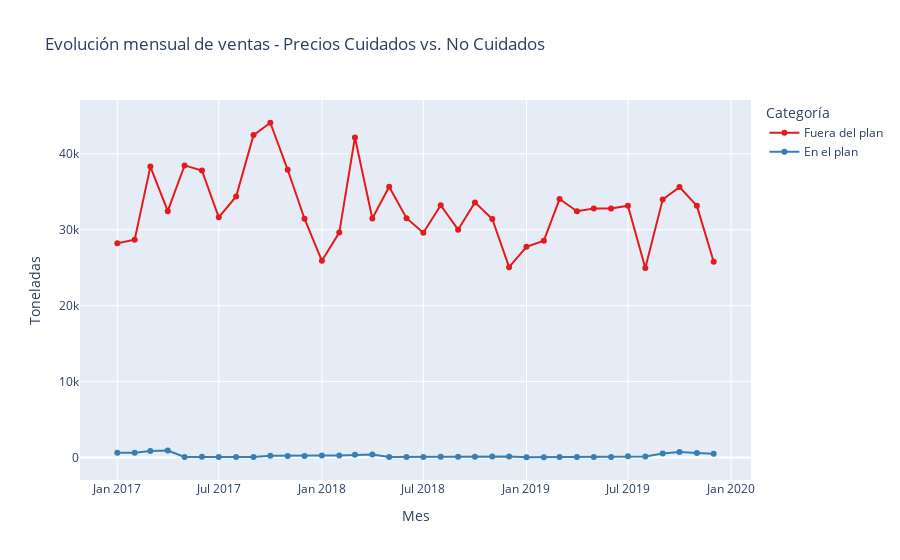

The notebook cell saved with this chart:
### Code cell
import plotly.express as px

df_plan['plan'] = df_plan['plan'].astype(str)  # Asegurá tipo string

fig = px.line(
    df_plan,
    x='periodo',
    y='tn',
    color='plan',
    markers=True,
    title='Evolución mensual de ventas - Precios Cuidados vs. No Cuidados',
    labels={'tn': 'Ventas (tn)', 'periodo': 'Fecha', 'plan': 'Categoría'},
    color_discrete_sequence=px.colors.qualitative.Set1
)

fig.update_layout(
    xaxis=dict(title='Mes'),
    yaxis=dict(title='Toneladas'),
    hovermode='x unified'
)

fig.show()

### Figure 1 — Plotly figure (JSON) as saved in the notebook; plotly's stock layout.template omitted (floating-point values rounded to 4 significant figures)
{"data": [{"hovertemplate": "Categoría=Fuera del plan<br>Fecha=%{x}<br>Ventas (tn)=%{y}<extra></extra>", "legendgroup": "Fuera del plan", "line": {"color": "rgb(228,26,28)", "dash": "solid"}, "marker": {"symbol": "circle"}, "mode": "lines+markers", "name": "Fuera del plan", "orientation": "v", "showlegend": true, "type": "scatter", "x": ["2017-01-01T00:00:00", "2017-02-01T00:00:00", "2017-03-01T00:00:00", "2017-04-01T00:00:00", "2017-05-01T00:00:00", "2017-06-01T00:00:00", "2017-07-01T00:00:00", "2017-08-01T00:00:00", "2017-09-01T00:00:00", "2017-10-01T00:00:00", "2017-11-01T00:00:00", "2017-12-01T00:00:00", "2018-01-01T00:00:00", "2018-02-01T00:00:00", "2018-03-01T00:00:00", "2018-04-01T00:00:00", "2018-05-01T00:00:00", "2018-06-01T00:00:00", "2018-07-01T00:00:00", "2018-08-01T00:00:00", "2018-09-01T00:00:00", "2018-10-01T00:00:00", "2018-11-01T00:00:00", "2018-12-01T00:00:00", "2019-01-01T00:00:00", "2019-02-01T00:00:00", "2019-03-01T00:00:00", "2019-04-01T00:00:00", "2019-05-01T00:00:00", "2019-06-01T00:00:00", "2019-07-01T00:00:00", "2019-08-01T00:00:00", "2019-09-01T00:00:00", "2019-10-01T00:00:00", "2019-11-01T00:00:00", "2019-12-01T00:00:00"], "xaxis": "x", "y": [28230.0, 28680.0, 38310.0, 32450.0, 38470.0, 37800.0, 31640.0, 34390.0, 42460.0, 44090.0, 37890.0, 31450.0, 25910.0, 29630.0, 42160.0, 31480.0, 35660.0, 31520.0, 29600.0, 33220.0, 30000.0, 33600.0, 31420.0, 25070.0, 27740.0, 28560.0, 34040.0, 32430.0, 32800.0, 32800.0, 33160.0, 24970.0, 33980.0, 35620.0, 33140.0, 25790.0], "yaxis": "y"}, {"hovertemplate": "Categoría=En el plan<br>Fecha=%{x}<br>Ventas (tn)=%{y}<extra></extra>", "legendgroup": "En el plan", "line": {"color": "rgb(55,126,184)", "dash": "solid"}, "marker": {"symbol": "circle"}, "mode": "lines+markers", "name": "En el plan", "orientation": "v", "showlegend": true, "type": "scatter", "x": ["2017-01-01T00:00:00", "2017-02-01T00:00:00", "2017-03-01T00:00:00", "2017-04-01T00:00:00", "2017-05-01T00:00:00", "2017-06-01T00:00:00", "2017-07-01T00:00:00", "2017-08-01T00:00:00", "2017-09-01T00:00:00", "2017-10-01T00:00:00", "2017-11-01T00:00:00", "2017-12-01T00:00:00", "2018-01-01T00:00:00", "2018-02-01T00:00:00", "2018-03-01T00:00:00", "2018-04-01T00:00:00", "2018-05-01T00:00:00", "2018-06-01T00:00:00", "2018-07-01T00:00:00", "2018-08-01T00:00:00", "2018-09-01T00:00:00", "2018-10-01T00:00:00", "2018-11-01T00:00:00", "2018-12-01T00:00:00", "2019-01-01T00:00:00", "2019-02-01T00:00:00", "2019-03-01T00:00:00", "2019-04-01T00:00:00", "2019-05-01T00:00:00", "2019-06-01T00:00:00", "2019-07-01T00:00:00", "2019-08-01T00:00:00", "2019-09-01T00:00:00", "2019-10-01T00:00:00", "2019-11-01T00:00:00", "2019-12-01T00:00:00"], "xaxis": "x", "y": [618.6, 617.9, 855.7, 918.4, 81.84, 103.8, 69.56, 68.04, 72.97, 231.3, 207.4, 188.3, 255.8, 282.7, 357.2, 387.8, 72.83, 74.57, 86.29, 106.6, 92.45, 96.27, 121.6, 142.5, 38.91, 51.77, 62.14, 56.72, 58.37, 66.2, 167.6, 147.4, 518.2, 736.1, 614.9, 516.0], "yaxis": "y"}], "layout": {"hovermode": "x unified", "legend": {"title": {"text": "Categoría"}, "tracegroupgap": 0}, "title": {"text": "Evolución mensual de ventas - Precios Cuidados vs. No Cuidados"}, "xaxis": {"anchor": "y", "domain": [0, 1], "title": {"text": "Mes"}}, "yaxis": {"anchor": "x", "domain": [0, 1], "title": {"text": "Toneladas"}}}}
